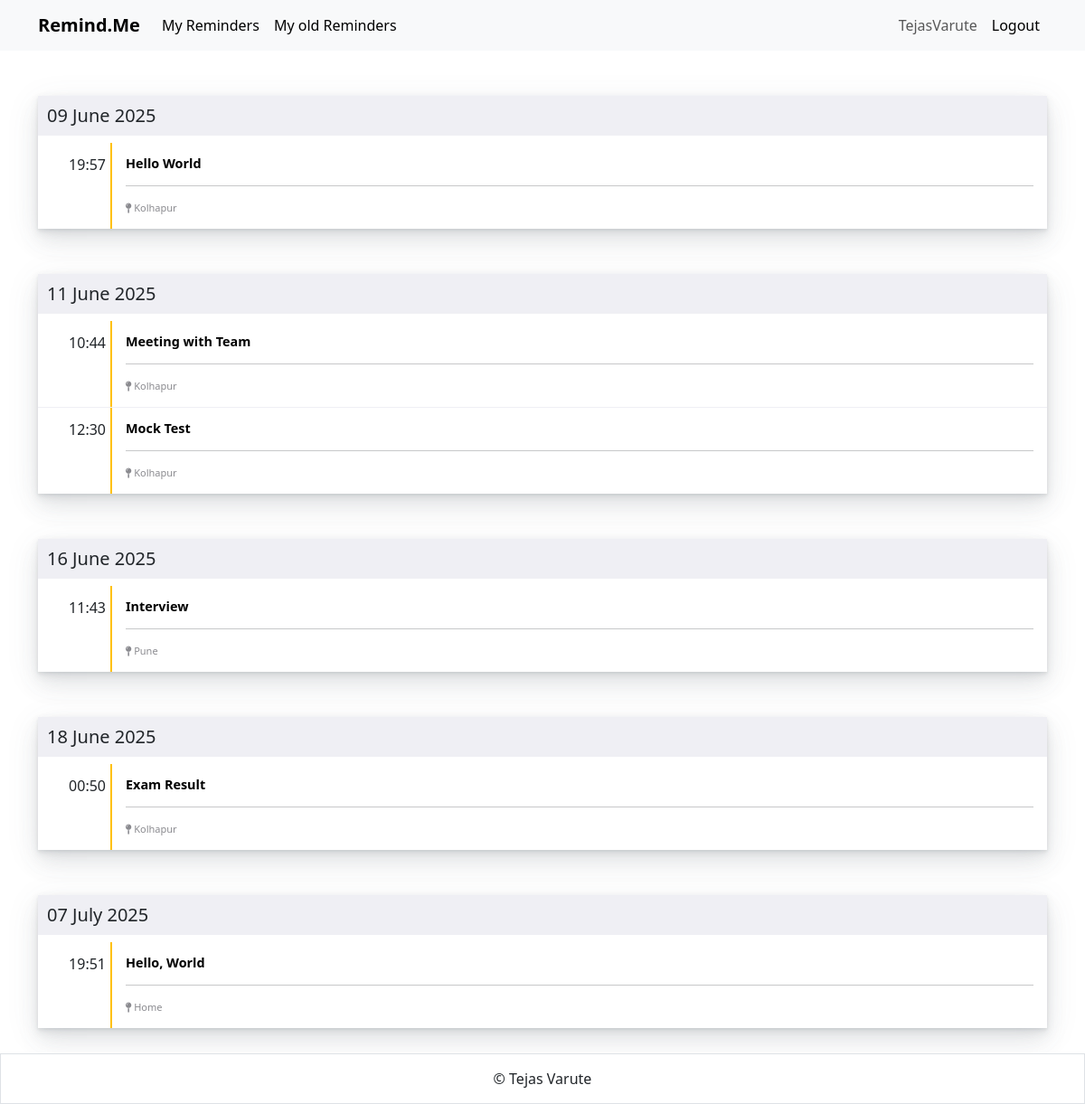
The page /old_remind (signed in) on the database as committed earlier.
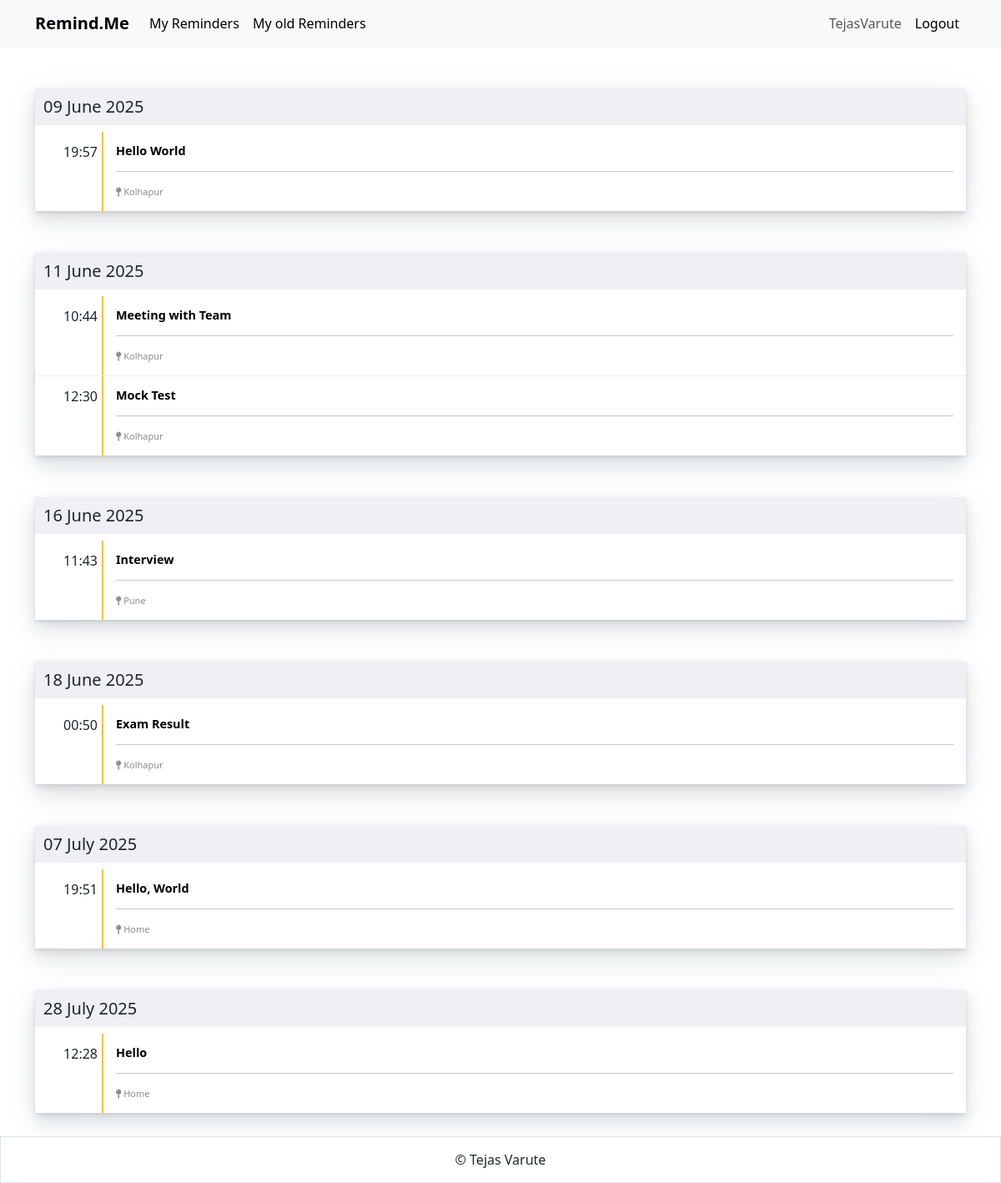
The same page on the database as committed later.
### login/models.py (models this page shows, shortened)
class UserData(models.Model):
    username = models.CharField(unique=True)
    email = models.EmailField(unique=True)
    password = models.CharField()

class Developer(models.Model):
    first_name = models.CharField(max_length=10, default="Tejas")
    last_name = models.CharField(max_length=10, default="Varute")
    def __str__(self):
        return f'{self.first_name} {self.last_name}'

### Reminder_App/models.py (models this page shows)
class PastReminder(models.Model):
    date_time = models.DateTimeField(default=datetime.now())
    location = models.CharField(default="")
    message = models.TextField()
    created_at = models.DateTimeField(auto_now_add = True)
    user = models.ForeignKey(UserData, on_delete=models.CASCADE, default="")
    def __str__(self):
        return f'{self.message} @ {self.location} @ {self.date_time}'

### login/decorators.py (the view)
    def wrapper(request, *args, **kwargs):
        if not request.session.get("user_id"):
            return redirect("login:login")
        return view_func(request, *args, **kwargs)

### templates/old_Reminders.html (shortened to what this page needs)
{% extends 'index.html' %}
{% load static %}
{% block main %}
<div class="container">
    <div class="col-md-12">
        {% for date, reminder in reminders.items %}
        <div class="widget widget-reminder">
            <div class="widget-reminder-header h5">{{ date }}</div>
            {% for remind in reminder %}
            <div class="widget-reminder-container">
                <div class="widget-reminder-time h6">{{ remind.time }}</div>
                <div class="widget-reminder-divider bg-warning"></div>
                <div class="widget-reminder-content">
                    <h4 class="widget-title">{{remind.msg}}</h4><hr>
                    <div class="widget-desc"><i class="fa fa-map-pin"></i> {{ remind.loc }}</div>
                </div>
            </div>
            {% endfor %}
        </div>
        {% endfor %}
    </div>
</div>
{% endblock main %}

### templates/index.html (shortened to what this page needs)
<!doctype html>
{% load static %}
<html lang="en">
<head>
    <link rel="stylesheet" href="{% static 'style.css' %}">
    <link href="https://cdn.jsdelivr.net/npm/bootstrap@5.3.2/dist/css/bootstrap.min.css" rel="stylesheet"
 />
    <link href="https://maxcdn.bootstrapcdn.com/font-awesome/4.7.0/css/font-awesome.min.css" rel="stylesheet">
</head>
<body>
    <header>
        <nav class="navbar navbar-expand-sm navbar-light bg-light">
            <div class="container">
                <a class="navbar-brand title">Remind.Me</a>
                <div class="collapse navbar-collapse" id="collapsibleNavId">
                    <ul class="navbar-nav me-auto mt-2 mt-lg-0">
                        <li class="nav-item"><a class="nav-link active" href="{% url 'reminder:my_reminder' %}" aria-current="page">My Reminders</a></li>
                        <li class="nav-item"><a class="nav-link active" href="{% url 'reminder:old_reminder' %}">My old Reminders</a></li>
                    </ul>
                    <ul class="navbar-nav">
                        <li class="nav-item"><a class="nav-link">{{ user.username }}</a></li>
                        <li class="nav-item"><a class="nav-link active" href="{% url 'login:logout' %}">Logout</a></li>
                    </ul>
                </div>
            </div>
        </nav>
    </header>
    <main>
        {% block main %}{% endblock main %}
        <br><br><br>
    </main>
    <footer class="border footer">
        <a class="text-body text-decoration-none" href="https://tejasvarute.github.io/Portfolio/">&copy {{ developer }}</a>
    </footer>
</body>
</html>

### static/style.css (style rules this page uses)
* { scroll-behavior: smooth; scrollbar-width: none; }
.title { font-weight: bold; }
body { background: #eee; margin-top: 20px; }
main { overflow-y: scroll; }
.widget { background: #fff; margin-bottom: .75rem; margin-top: 50px; display: block; position: relative; box-shadow: 0 0.46875rem 2.1875rem rgba(90, 97, 105, 0.1), 0 0.9375rem 1.40625rem rgba(90, 97, 105, 0.1), 0 0.25rem 0.53125rem rgba(90, 97, 105, 0.12), 0 0.125rem 0.1875rem rgba(90, 97, 105, 0.1); }
.widget .widget-header, .widget-reminder-content, .widget-reminder-time, a.widget-header-title { padding: 0.625rem; }
.widget-chat-message:after, .widget-chat-message:before, .widget-reminder-container:after, .widget-reminder-container:before { display: table; content: ""; clear: both; }
.widget-footer.with-border, .widget-reminder-container+.widget-reminder-container { border-top: 1px solid #efeff4; }
.widget-reminder-header { background: #efeff4; padding: 0.625rem; font-size: 0.625rem; font-weight: 700; color: #8a8a8f; }
.widget-reminder-container { position: relative; padding: 5px; }
.widget-reminder-time { width: 5rem; float: left; text-align: right; font-size: 0.625rem; }
.widget-reminder-divider { position: absolute; top: 0; bottom: 0; left: 5rem; width: 0.125rem; background: #efeff4; }
.widget-reminder-content { margin-left: 5.125rem; }
.widget .widget-title, .widget-main-title, .widget .widget-title a { font-size: .90rem; color: #000; line-height: 1rem; }
.widget .widget-title { font-weight: 600; margin: 0; margin-bottom: 2px; }
.widget-desc, .widget-desc a { font-size: .6875rem; line-height: 1rem; color: #8A8A8F; font-weight: 500; }
.widget .widget-header, .widget-reminder-content, .widget-reminder-time, a.widget-header-title { padding: .625rem; }
.border { border-radius: 20px; }
.footer { position: fixed; bottom: 0; width: 100%; border-radius: 0; background-color: white; color: white; text-align: center; padding: 15px 0; z-index: 999; }

Rows that differ between the two databases and show on the page:
added PastReminder: time "12:28", msg "Hello", loc "Home", shown under "28 July 2025"
Other text that changed with them:
new list line: "28 July 2025"
